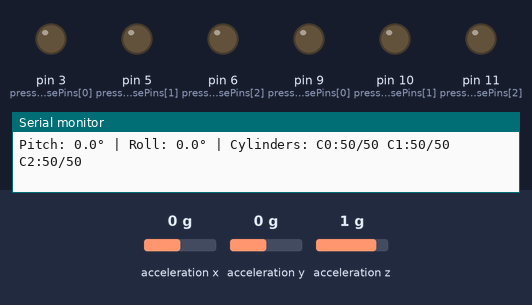
A sketch run on a simulated Arduino Uno, built with avr-gcc and run on an emulated ATmega328P. Shown: output pins drawn as LEDs (lit = HIGH), the last lines printed to the serial monitor. The inputs (shaded band) are chosen by the test bench; at power-on: acceleration x 0 g, acceleration y 0 g, acceleration z 1 g.

Above: at 1.2 s.
1.3 s: acceleration x set to -1.4 g
At 1.46 s:
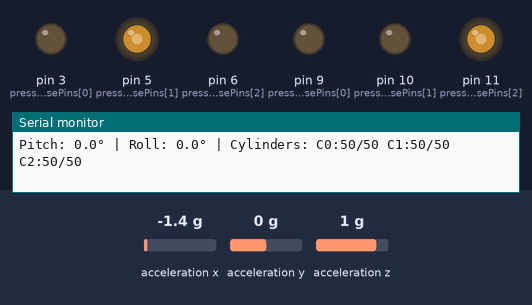
4.3 s: acceleration y set to -1.4 g
At 4.46 s:
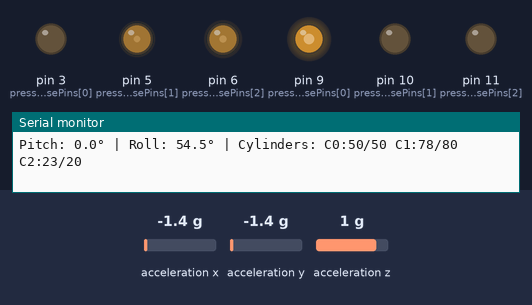
7.3 s: acceleration y set to -0.8 g
At 8.0 s:
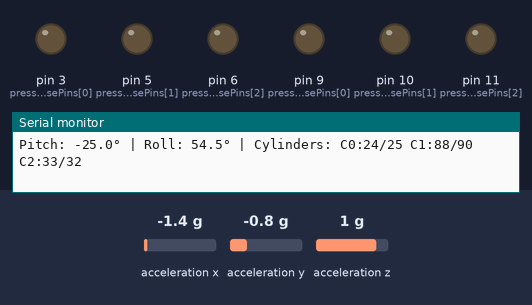
9.0 s: acceleration x set to 0 g
At 9.16 s:
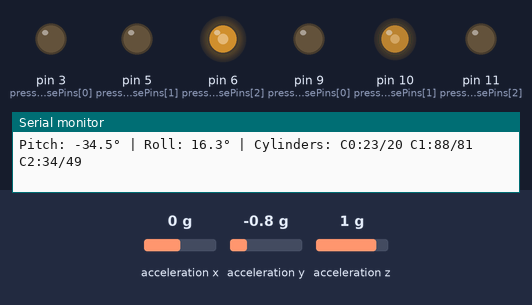
12.0 s: acceleration z set to 0.1 g
13.5 s: acceleration z set to -0.2 g
Timing chart, 0 to 17.5 s (numbered marks = the images above; inputs shaded):
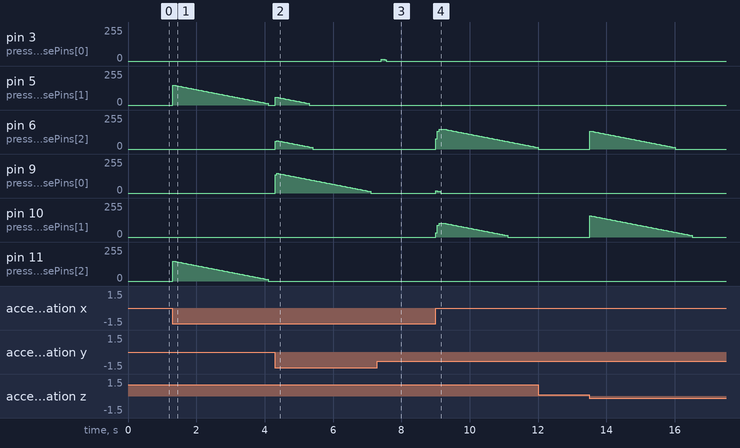

Measured:
- after the input at 4.3 s, pin 6 (pressureIncreasePins[2]): rises from 0/255 to 62/255 in 0.05 s, then falls to 0/255 in 1.1 s; pin 9 (pressureDecreasePins[0]): rises from 0/255 to 147/255 in 0.05 s, then falls to 0/255 in 2.8 s
- after the input at 7.3 s, pin 3 (pressureIncreasePins[0]): 0/255 → 13/255 after 0.11 s, → 12/255 0.05 s later, → 10/255 0.05 s later, → 0/255 0.05 s later
- after the input at 9.0 s, pin 6 (pressureIncreasePins[2]): rises from 0/255 to 150/255 in 0.15 s, then falls to 12/255 in 2.8 s; pin 9 (pressureDecreasePins[0]): 0/255 → 17/255 at once, → 15/255 0.05 s later, → 12/255 0.05 s later, → 0/255 0.05 s later; pin 10 (pressureDecreasePins[1]): rises from 0/255 to 105/255 in 0.15 s, then falls to 0/255 in 2.0 s

The sketch:

VRPlatform1.ino
```cpp
#include <Wire.h>
#include <Adafruit_Sensor.h>
#include <Adafruit_ADXL345_U.h>

// Assign a unique ID to this sensor at the same time
Adafruit_ADXL345_Unified accel = Adafruit_ADXL345_Unified(12345);

// Solenoid control pins - 3 for pressure increase, 3 for pressure decrease
const int pressureIncreasePins[3] = {3, 5, 6};   // PWM pins for increasing pressure
const int pressureDecreasePins[3] = {9, 10, 11}; // PWM pins for decreasing pressure

// Cylinder configuration
// Assuming 3 air cylinders for the platform:
// Cylinder 0: Front
// Cylinder 1: Left Rear
// Cylinder 2: Right Rear

// Variables for sensor data
float pitch = 0;
float roll = 0;

// Timing variables
unsigned long previousTime = 0;
const long interval = 50; // Update interval in milliseconds

// PID-like control variables
float previousPitch = 0;
float previousRoll = 0;
float pitchIntegral = 0;
float rollIntegral = 0;

// Structure for cylinder control
struct CylinderControl {
  int increasePin;  // Pressure increase solenoid
  int decreasePin;  // Pressure decrease solenoid
  float currentPressure; // 0-100% pressure level
  float targetPressure;  // 0-100% target pressure
  unsigned long activeTime;
  bool timedActive;
};

CylinderControl cylinders[3];

void setup(void) {
  Serial.begin(115200);

  // Initialize cylinder control structure
  for (int i = 0; i < 3; i++) {
    cylinders[i].increasePin = pressureIncreasePins[i];
    cylinders[i].decreasePin = pressureDecreasePins[i];
    cylinders[i].currentPressure = 50.0; // Start at 50% pressure
    cylinders[i].targetPressure = 50.0;
    cylinders[i].activeTime = 0;
    cylinders[i].timedActive = false;

    // Set pin modes
    pinMode(pressureIncreasePins[i], OUTPUT);
    pinMode(pressureDecreasePins[i], OUTPUT);

    // Ensure solenoids are off initially
    digitalWrite(pressureIncreasePins[i], LOW);
    digitalWrite(pressureDecreasePins[i], LOW);
  }

  // Initialize the accelerometer
  if (!accel.begin()) {
    Serial.println("Could not find a valid ADXL345 sensor, check wiring!");
    while (1);
  }

  accel.setRange(ADXL345_RANGE_8_G);
  Serial.println("ADXL345 initialized");

  Serial.println("VR Chair Platform with 6 Solenoids Ready");
  Serial.println("Commands: ");
  Serial.println("  TIME [cyl] [pressure] [duration] - Timed pressure control");
  Serial.println("  PRESSURE [cyl] [pressure] - Set target pressure");
  Serial.println("  RESET - Reset to neutral position");
}

void loop(void) {
  unsigned long currentTime = millis();

  // Update at specified interval
  if (currentTime - previousTime >= interval) {
    previousTime = currentTime;

    // Read accelerometer data
    readAccelerometer();

    // Calculate target pressures based on pitch and roll
    calculateTargetPressures();

    // Update solenoid outputs using bang-bang control with hysteresis
    updateSolenoids();

    // Process serial commands
    processSerialCommands();

    // Print debug information every 500ms
    static unsigned long lastPrint = 0;
    if (currentTime - lastPrint >= 500) {
      lastPrint = currentTime;
      printDebugInfo();
    }
  }

  // Check for timed activations
  checkTimedActivations(currentTime);
}

void readAccelerometer() {
  sensors_event_t event;
  accel.getEvent(&event);

  // Calculate pitch and roll from accelerometer data
  // Pitch: rotation around X-axis (forward/backward tilt)
  pitch = atan2(event.acceleration.y,
               sqrt(event.acceleration.x * event.acceleration.x +
                    event.acceleration.z * event.acceleration.z)) * 180 / PI;

  // Roll: rotation around Y-axis (left/right tilt)
  roll = atan2(-event.acceleration.x,
               event.acceleration.z) * 180 / PI;

  // Simple low-pass filter for smoothing
  pitch = 0.7 * pitch + 0.3 * previousPitch;
  roll = 0.7 * roll + 0.3 * previousRoll;

  previousPitch = pitch;
  previousRoll = roll;
}

void calculateTargetPressures() {
  // Map pitch and roll to target pressures for each cylinder
  // This creates a responsive system that counteracts tilting

  float pitchFactor = constrain(pitch / 30.0, -1.0, 1.0); // ±30 degrees full scale
  float rollFactor = constrain(roll / 30.0, -1.0, 1.0);   // ±30 degrees full scale

  // Cylinder 0 (Front) - Primarily affected by pitch
  cylinders[0].targetPressure = 50.0 + (pitchFactor * 30.0);

  // Cylinder 1 (Left Rear) - Affected by both pitch and roll
  cylinders[1].targetPressure = 50.0 - (pitchFactor * 15.0) + (rollFactor * 30.0);

  // Cylinder 2 (Right Rear) - Affected by both pitch and roll
  cylinders[2].targetPressure = 50.0 - (pitchFactor * 15.0) - (rollFactor * 30.0);

  // Constrain all pressures to safe limits
  for (int i = 0; i < 3; i++) {
    cylinders[i].targetPressure = constrain(cylinders[i].targetPressure, 10.0, 90.0);
  }
}

void updateSolenoids() {
  // Bang-bang control with hysteresis for each cylinder
  const float hysteresis = 2.0; // 2% hysteresis to prevent oscillation

  for (int i = 0; i < 3; i++) {
    if (!cylinders[i].timedActive) {
      float pressureError = cylinders[i].targetPressure - cylinders[i].currentPressure;

      if (pressureError > hysteresis) {
        // Need to increase pressure
        analogWrite(cylinders[i].increasePin, mapPressureToPWM(abs(pressureError)));
        digitalWrite(cylinders[i].decreasePin, LOW);

        // Simulate pressure change (in real system, this would be based on actual pressure feedback)
        cylinders[i].currentPressure += 0.5;
      }
      else if (pressureError < -hysteresis) {
        // Need to decrease pressure
        digitalWrite(cylinders[i].increasePin, LOW);
        analogWrite(cylinders[i].decreasePin, mapPressureToPWM(abs(pressureError)));

        // Simulate pressure change
        cylinders[i].currentPressure -= 0.5;
      }
      else {
        // Within hysteresis band - turn off both solenoids
        digitalWrite(cylinders[i].increasePin, LOW);
        digitalWrite(cylinders[i].decreasePin, LOW);
      }

      // Constrain current pressure
      cylinders[i].currentPressure = constrain(cylinders[i].currentPressure, 0.0, 100.0);
    }
  }
}

int mapPressureToPWM(float pressureError) {
  // Map pressure error to PWM value (0-255)
  // Larger errors get higher PWM for faster response
  int pwm = constrain(pressureError * 5.0, 0, 255);
  return pwm;
}

void checkTimedActivations(unsigned long currentTime) {
  for (int i = 0; i < 3; i++) {
    if (cylinders[i].timedActive && currentTime >= cylinders[i].activeTime) {
      cylinders[i].timedActive = false;
      // Return to normal control
      digitalWrite(cylinders[i].increasePin, LOW);
      digitalWrite(cylinders[i].decreasePin, LOW);
    }
  }
}

// Function to activate a specific cylinder for a set time
void activateCylinderTimed(int cylinderIndex, int pressure, unsigned long duration, bool increase) {
  if (cylinderIndex >= 0 && cylinderIndex < 3) {
    cylinders[cylinderIndex].timedActive = true;
    cylinders[cylinderIndex].activeTime = millis() + duration;

    if (increase) {
      analogWrite(cylinders[cylinderIndex].increasePin, map(pressure, 0, 100, 0, 255));
      digitalWrite(cylinders[cylinderIndex].decreasePin, LOW);
    } else {
      digitalWrite(cylinders[cylinderIndex].increasePin, LOW);
      analogWrite(cylinders[cylinderIndex].decreasePin, map(pressure, 0, 100, 0, 255));
    }
  }
}

void processSerialCommands() {
  if (Serial.available()) {
    String command = Serial.readStringUntil('\n');
    command.trim();

    // Example command: "TIME 1 80 1000 INC" - activate cylinder 1 at 80% pressure for 1000ms increasing
    if (command.startsWith("TIME")) {
      int cylinder = command.substring(5, 6).toInt();
      int pressure = command.substring(7, 10).toInt();
      unsigned long duration = command.substring(11, 15).toInt();
      bool increase = command.substring(16) == "INC";

      activateCylinderTimed(cylinder, pressure, duration, increase);
    }
    // Example command: "PRESSURE 2 60" - set cylinder 2 target pressure to 60%
    else if (command.startsWith("PRESSURE")) {
      int cylinder = command.substring(9, 10).toInt();
      int pressure = command.substring(11).toInt();

      if (cylinder >= 0 && cylinder < 3) {
        cylinders[cylinder].targetPressure = constrain(pressure, 0, 100);
      }
    }
    // Reset to neutral position
    else if (command == "RESET") {
      for (int i = 0; i < 3; i++) {
        cylinders[i].targetPressure = 50.0;
      }
      Serial.println("Reset to neutral position");
    }
  }
}

void printDebugInfo() {
  Serial.print("Pitch: ");
  Serial.print(pitch, 1);
  Serial.print("° | Roll: ");
  Serial.print(roll, 1);
  Serial.print("° | Cylinders: ");

  for (int i = 0; i < 3; i++) {
    Serial.print("C");
    Serial.print(i);
    Serial.print(":");
    Serial.print(cylinders[i].currentPressure, 0);
    Serial.print("/");
    Serial.print(cylinders[i].targetPressure, 0);
    if (i < 2) Serial.print(" ");
  }
  Serial.println();
}

// Emergency stop function
void emergencyStop() {
  for (int i = 0; i < 3; i++) {
    digitalWrite(cylinders[i].increasePin, LOW);
    digitalWrite(cylinders[i].decreasePin, LOW);
    cylinders[i].timedActive = false;
  }
  Serial.println("EMERGENCY STOP - All solenoids deactivated");
}

// Add emergency stop check (could be triggered by button or serial command)
void checkEmergencyStop() {
  // Example: Stop if tilt exceeds safe limits
  if (abs(pitch) > 45 || abs(roll) > 45) {
    emergencyStop();
  }
}
```
